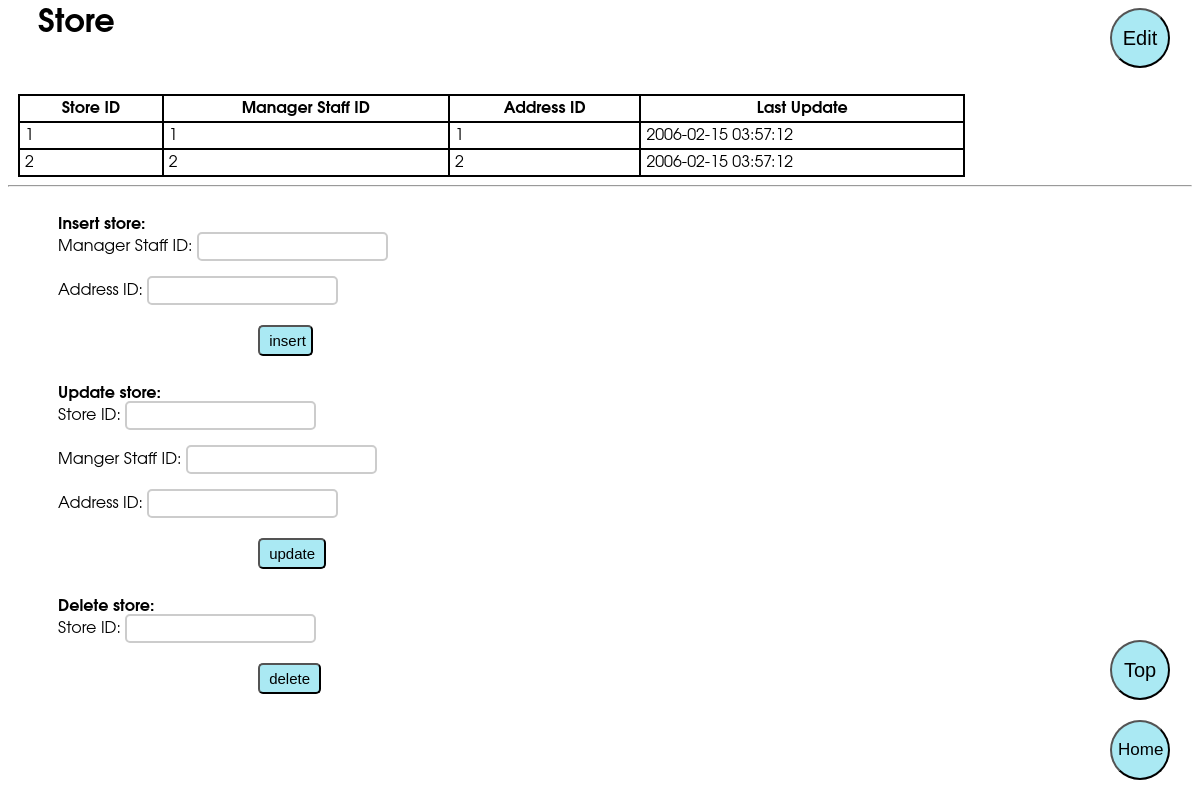
The page /select_store.php on the database its author committed.
### tables this page shows
CREATE TABLE `store` (
  `store_id` tinyint(3) UNSIGNED NOT NULL,
  `manager_staff_id` tinyint(3) UNSIGNED NOT NULL,
  `address_id` smallint(5) UNSIGNED NOT NULL,
  `last_update` timestamp NOT NULL DEFAULT CURRENT_TIMESTAMP ON UPDATE CURRENT_TIMESTAMP
);

### select_store.php (the view, shortened to what this page needs)
<html>
    <body>
     <link rel="stylesheet" href="stylesheet.css">
    <button onclick="topFunction()" id="myBtn" title="Go to top">Top</button>
    <button onclick="home()" id="homeBtn" title="Go to homepage">Home</button>
    <a href="#insert"><button id ="editBtn">Edit</button></a>
    <h1>Store</h1>
    <table>
      <tr>
          <th>Store ID</th>
          <th>Manager Staff ID</th>
          <th>Address ID</th>
          <th>Last Update</th>
      </tr>
    <?php
    $sql="SELECT * FROM store";
    $query=mysql_query($sql);
    if(mysql_num_rows($query)>0)
        {
            while($row=mysql_fetch_object($query))
            {
    ?>
        <tr>
            <td><?php echo $row->store_id; ?></td>
            <td><?php echo $row->manager_staff_id; ?></td>
            <td><?php echo $row->address_id; ?></td>
            <td><?php echo $row->last_update; ?></td>
        </tr>
    <?php
        }
    }
        ?>
    </table>
    <hr id="insert">
    <form action="insert_store.php" method="POST">
    <b>Insert store: <br/></b>
    Manager Staff ID: <input type="text" name="manager_staff_id" /><br /><br />
    Address ID: <input type="text" name="address_id" /><br />
    <input type="submit" name="insert" value=" insert"/>
    </form>
    <form action="update_store.php" method="POST">
    <b>Update store: <br/></b>
    Store ID: <input type="text" name="store_id"/><br /><br />
    Manger Staff ID: <input type="text" name="manager_staff_id"/><br /><br />
    Address ID: <input type="text" name="address_id"/><br />
    <input type="submit" name="update" value=" update "/>
    </form>
    <form action="delete_store.php" method="GET">
    <b>Delete store: <br/></b>
    Store ID: <input type="text" name="store_id"/><br />
    <input type="submit" name="delete" value=" delete "/>
    </form>
    </body>
</html>

### stylesheet.css (style rules this page uses)
body { font-family: Avantgarde, TeX Gyre Adventor, URW Gothic L, sans-serif; font-weight: 100; }
h1 { margin-left: 30px; }
#editBtn { position: fixed; right: 30px; font-size: 20px; border-radius: 40px; background: #aae9f3; width: 60px; height: 60px; }
#editBtn { -webkit-transition: background-color 2s ease-out; -moz-transition: background-color 2s ease-out; -o-transition: background-color 2s ease-out; -ms-transition: background-color 2s ease-out; transition: background-color 2s ease-out; }
table { margin-left:10px; margin-top:20px; border:1px solid black; width:80%; border-spacing:0; }
th,td { padding:5; border-collapse:collapse; border:1px solid black; }
form { margin-left:50px; margin-top:30px; }
input[type=text] { padding:5px; border:2px solid #ccc; -webkit-border-radius: 5px; border-radius: 5px; }
input[type=submit] { font-size: 15px; padding : 5px; background:#aae9f3; -webkit-border-radius: 5px; border-radius: 5px; margin-left: 200px; margin-top: 20px; }
#myBtn { display:block; position: fixed; bottom: 100px; right: 30px; z-index: 99; font-size: 20px; border-radius: 40px; background: #aae9f3; width: 60px; height: 60px; }
#myBtn { -webkit-transition: background-color 2s ease-out; -moz-transition: background-color 2s ease-out; -o-transition: background-color 2s ease-out; -ms-transition: background-color 2s ease-out; transition: background-color 2s ease-out; }
#homeBtn { display:block; position: fixed; bottom: 20px; right: 30px; z-index: 99; font-size: 17px; border-radius: 40px; background: #aae9f3; width: 60px; height: 60px; }
#homeBtn { -webkit-transition: background-color 2s ease-out; -moz-transition: background-color 2s ease-out; -o-transition: background-color 2s ease-out; -ms-transition: background-color 2s ease-out; transition: background-color 2s ease-out; }

### rows shown on the page
store: store_id "1", manager_staff "1", address "1", last_update "2006-02-15 03:57:12"
store: store_id "2", manager_staff "2", address "2", last_update "2006-02-15 03:57:12"
